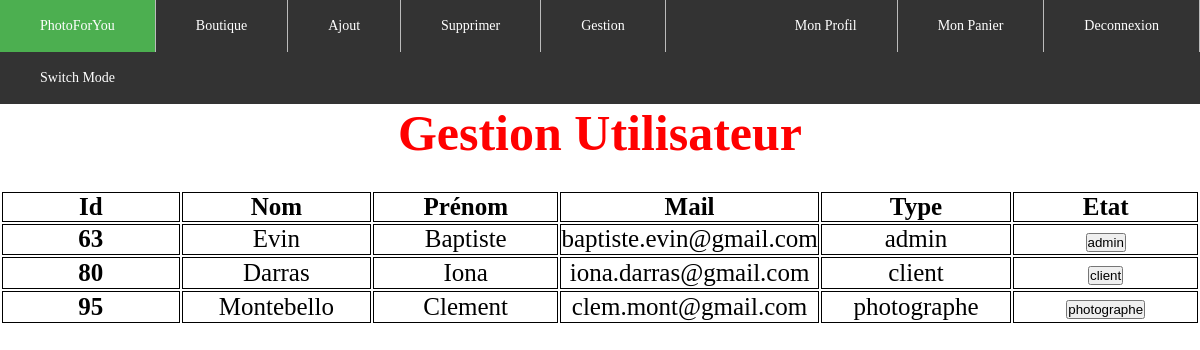
Page /gestionUtilisateur.php (signed in) on the committed database.
### tables this page shows
CREATE TABLE IF NOT EXISTS `utilisateur` (
  `id_user` int(11) NOT NULL AUTO_INCREMENT COMMENT 'Identifiant',
  `Nom` varchar(50) NOT NULL COMMENT 'Nom Utilisateur',
  `Prenom` varchar(100) NOT NULL COMMENT 'Prénom Utilisateur',
  `Mail` varchar(100) NOT NULL COMMENT 'Mail Utilisateur',
  `mdp` varchar(80) NOT NULL COMMENT 'Mot de passe utilisateur',
  `Type` varchar(25) NOT NULL DEFAULT 'client' COMMENT 'Type de compte',
  `photoUser` varchar(255) NOT NULL COMMENT 'Image profil',
  `etat` varchar(10) NOT NULL DEFAULT 'valid' COMMENT 'Etat du compte\r\n',
  `Credit` varchar(30) NOT NULL DEFAULT '0',
  PRIMARY KEY (`id_user`)
);

### gestionUtilisateur.php (the view, shortened to what this page needs)
<?php
include "include/entete.inc.php";
?>
<!DOCTYPE html>
<html lang="fr">
<head>
	<link href="css/gestionUtilisateur.css" rel="stylesheet" />
</head>
<body>
	<div>
		<h1 class="Gestion">Gestion Utilisateur</h1>
    		<div>
				<table>
					<tr>
						<th>Id </th>
						<th>Nom</th>
						<th>Prénom</th>
						<th>Mail</th>
						<th>Type</th>
						<th>Etat</th>
						<br>
					</tr>
					<?php
    				    $req = $zxy->query("SELECT * FROM evinp4y.utilisateur");
    				    $data = $req->fetchAll();
    				    foreach ($data as $li){
    				        echo '<tr>
    				         	<th>'.$li['id_user'].'</th>
    				         	<td>'.$li['Nom'].'</td>
    				         	<td>'.$li['Prenom'].'</td>
    				         	<td>'.$li['Mail'].'</td>
    				         	<td>'.$li['Type'].'</td>';
							if($li['Type'] == 'client'){
								echo '<td><a href="gestion_pdo.php?id_user='.$li['id_user'].'&Type='.$li['Type'].'"><button>'.$li['Type'].' </td>';
							}
							if($li['Type'] == 'admin'){
								echo '<td><a href="gestion_pdo.php?id_user='.$li['id_user'].'&Type='.$li['Type'].'"><button>'.$li['Type'].' </td>';
							}
							if($li['Type'] == 'photographe'){
								echo '<td><a href="gestion_pdo.php?id_user='.$li['id_user'].'&Type='.$li['Type'].'"><button>'.$li['Type'].' </td>';
							}
    				        echo '</tr/>';
    				    }
    				?>
				</table>
			</div>
	</div>
</body>

### css/nav.css (style rules this page uses)
* { margin: 0px; padding: 0px; box-sizing: border-box; }
body { background-color: white; color: black; font-size: 25px; }
a { font-family: Poppins-Regular; font-size: 14px; line-height: 1.7; color: #666666; margin: 0px; transition: all 0.4s; -webkit-transition: all 0.4s; -o-transition: all 0.4s; -moz-transition: all 0.4s; }
h1,h2,h3,h4,h5,h6 { margin: 0px; }

### css/gestionUtilisateur.css (style rules this page uses)
th, td { border: 1px solid black; width: 200px; text-align: center; }
.Gestion { text-align: center; color: red; }

### rows in the picture
utilisateur: id_user "63", Nom "Evin", Prenom "Baptiste", Mail "baptiste.evin@gmail.com", Type "admin"
utilisateur: id_user "80", Nom "Darras", Prenom "Iona", Mail "iona.darras@gmail.com", Type "client"
utilisateur: id_user "95", Nom "Montebello", Prenom "Clement", Mail "clem.mont@gmail.com", Type "photographe"
